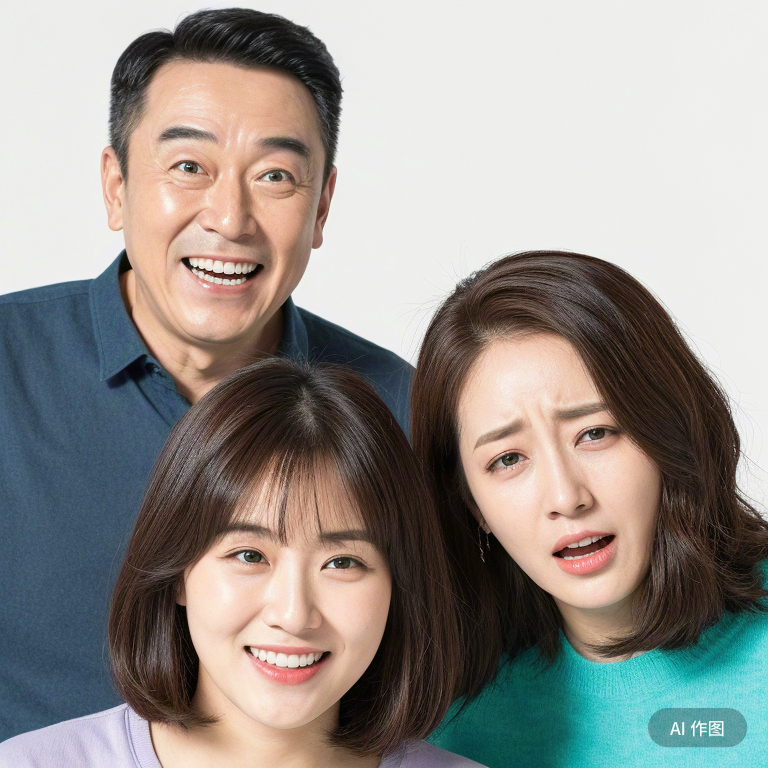
#> input picture Lab 2/img/demo.png, 768 x 768 px
$ python 'Lab 2 Bonus 1.py'
#> lines starting #> are read from the running program, lines starting #| are printed output that depends on the picture; after the words box and inside, x2 and y2 are one past the last pixel; in counts of white or black regions, pixels touching at a corner belong together
import cv2
import os

# Load pre-trained cascade files
face_cascade = cv2.CascadeClassifier(
    "haar-cascade-files/haarcascade_frontalface_default.xml"
)
eye_cascade = cv2.CascadeClassifier("haar-cascade-files/haarcascade_eye.xml")

# Read image
image = cv2.imread("img/demo.png")
#> image is the input picture: shape (768, 768, 3); mean B, G, R 141.3, 146.2, 150
if image is None:
    print("Error: Could not load image.")
    exit()

# Convert to grayscale
gray = cv2.cvtColor(image, cv2.COLOR_BGR2GRAY)
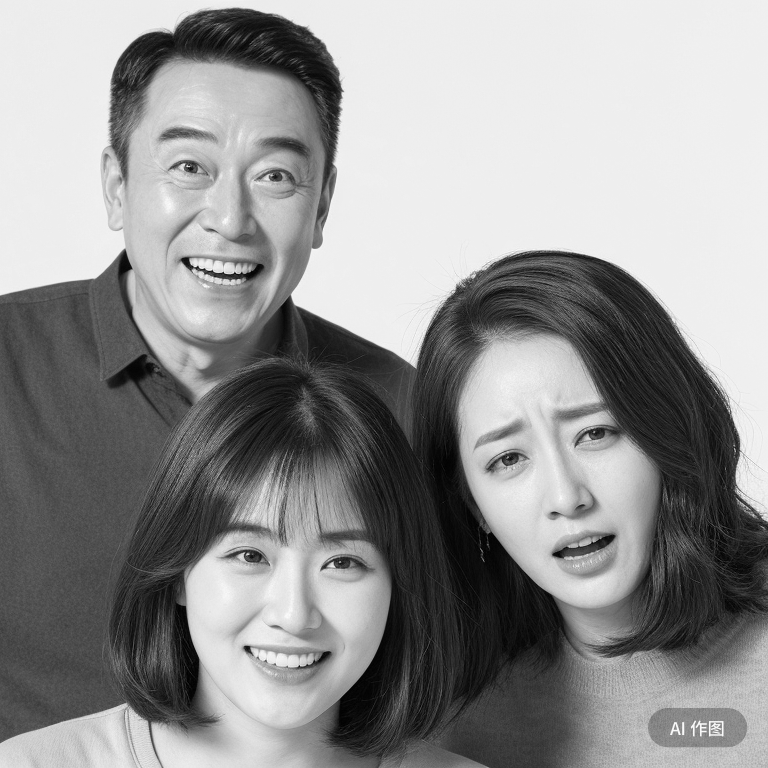
#> gray: shape (768, 768); min 0, max 255, mean 146.7

# Detect faces
faces = face_cascade.detectMultiScale(
    gray, scaleFactor=1.1, minNeighbors=5, minSize=(30, 30)
)
#> faces = [[101, 68, 253, 253], [431, 346, 248, 248], [167, 468, 244, 244]]
print("Detected faces:", len(faces))
#| Detected faces: 3

# Process each face
for x, y, w, h in faces:
    cv2.rectangle(image, (x, y), (x + w, y + h), (0, 255, 0), 2)

    # ROI for face
    roi_gray = gray[y : y + h, x : x + w]
    roi_color = image[y : y + h, x : x + w]

    # OPTIMIZATION 1: Restrict eye search to upper half of face
    face_height_ratio = 0.6
    roi_upper = roi_gray[0 : int(h * face_height_ratio), 0:w]

    # OPTIMIZATION 2: Adjust detection parameters
    eyes = eye_cascade.detectMultiScale(
        roi_upper, scaleFactor=1.05, minNeighbors=8, minSize=(20, 20), maxSize=(60, 60)
    )

    print(f"Eyes in face at ({x},{y}): {len(eyes)}")

    for ex, ey, ew, eh in eyes:
        center_x = x + ex + ew // 2
        center_y = y + ey + eh // 2

        radius = min(ew, eh) // 2

        cv2.circle(image, (center_x, center_y), radius, (0, 0, 255), 2)

        cv2.drawMarker(
            image,
            (center_x, center_y),
            (255, 255, 255),
            markerType=cv2.MARKER_CROSS,
            markerSize=5,
            thickness=1,
        )
#> this loop made 3 passes
#> (x, y, w, h, eyes) on passes 1 to 3: (101, 68, 253, 253, [[63, 78, 47, 47], [150, 86, 47, 47]]), (431, 346, 248, 248, [[50, 90, 50, 50], [133, 66, 49, 49]]), (167, 468, 244, 244, [[151, 72, 48, 48], [56, 64, 50, 50]])
#| Eyes in face at (101,68): 2
#| Eyes in face at (431,346): 2
#| Eyes in face at (167,468): 2
#> pass 1, `roi_gray = gray[y : y + h, x : x + w]`:
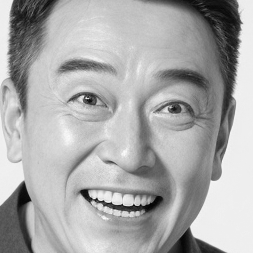
#> roi_gray: shape (253, 253); min 1, max 252, mean 169.7
#> pass 1, `roi_color = image[y : y + h, x : x + w]`:
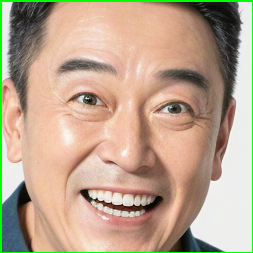
#> roi_color: shape (253, 253, 3); mean B, G, R 142.6, 164.8, 188.1
#> pass 1, `roi_upper = roi_gray[0 : int(h * face_height_ratio), 0:w]`:
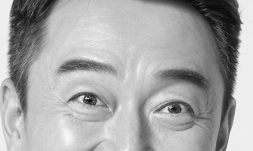
#> roi_upper: shape (151, 253); min 4, max 249, mean 166.7
#> pass 2, `roi_gray = gray[y : y + h, x : x + w]`:
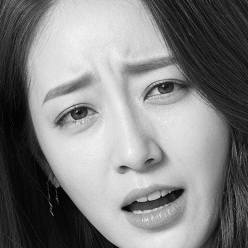
#> roi_gray: shape (248, 248); min 0, max 250, mean 129.4
#> after the loop:
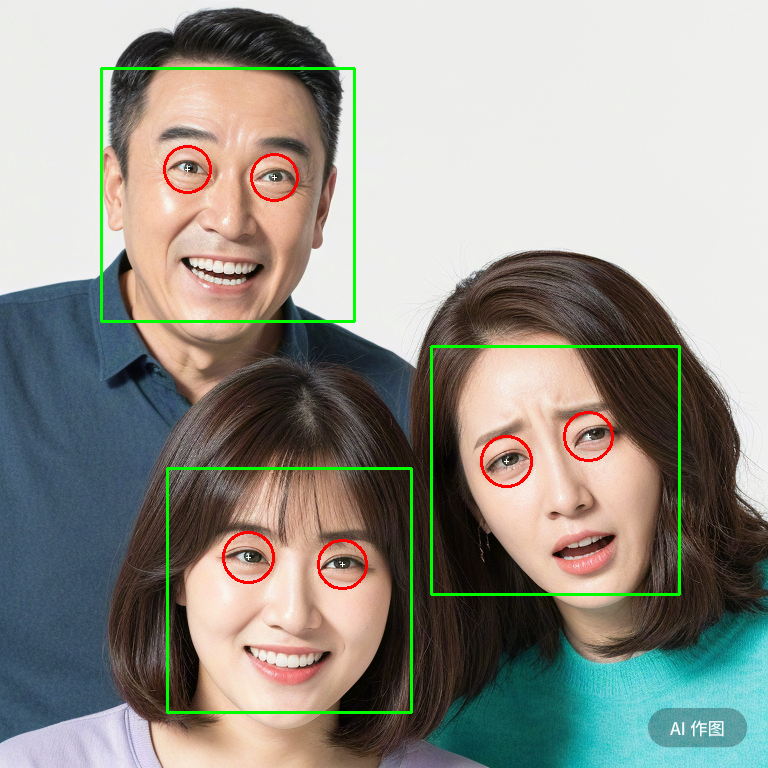
#> image: shape (768, 768, 3); 1.99% of pixels changed, all inside (x1, y1, x2, y2) = (100, 67, 681, 714)
#> after the loop:
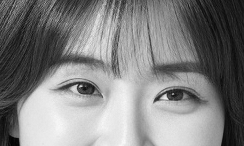
#> roi_upper: shape (146, 244); min 1, max 249, mean 129

cv2.imshow("Optimized Eye Detection", image)
cv2.imwrite("optimized_eye_detection.png", image)
cv2.waitKey(0)
cv2.destroyAllWindows()
